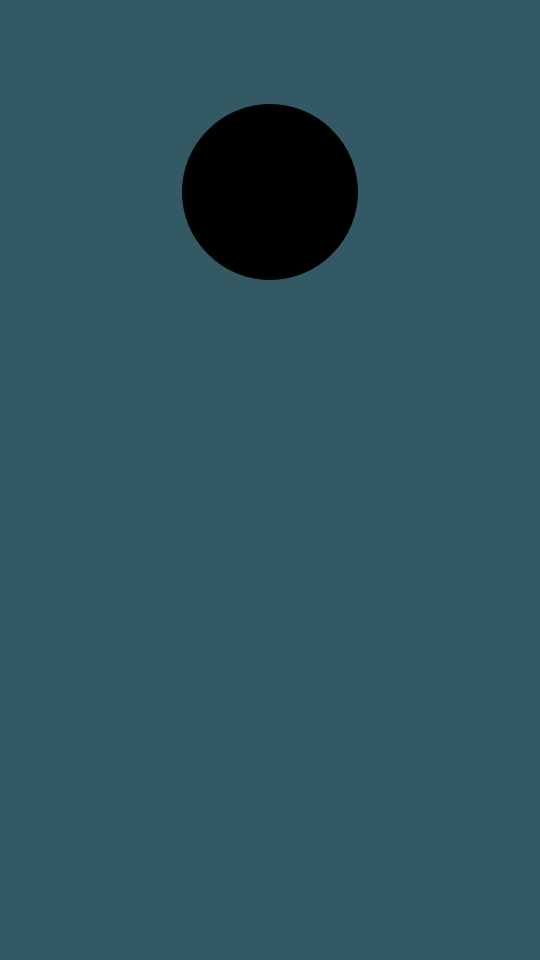
Frame 1 (no input)
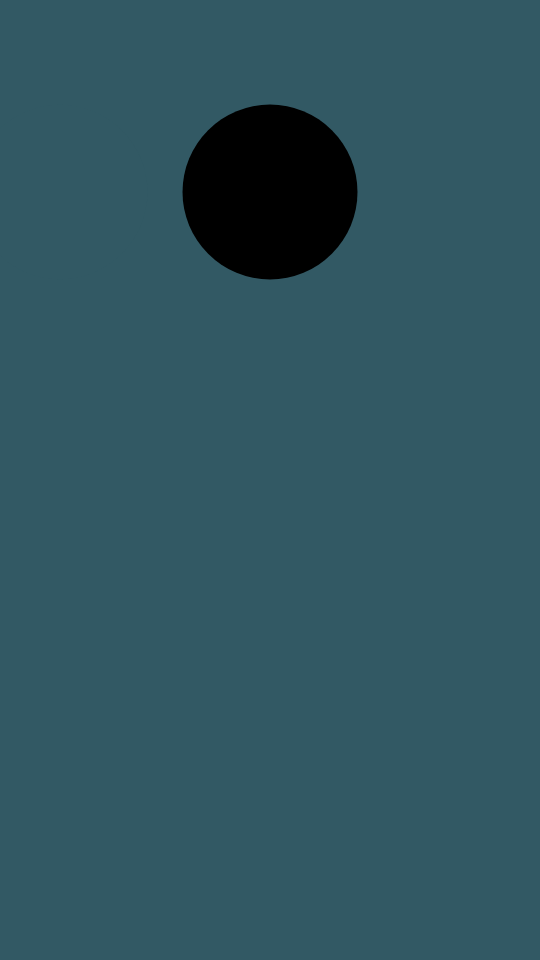
Frame 60 (no input)
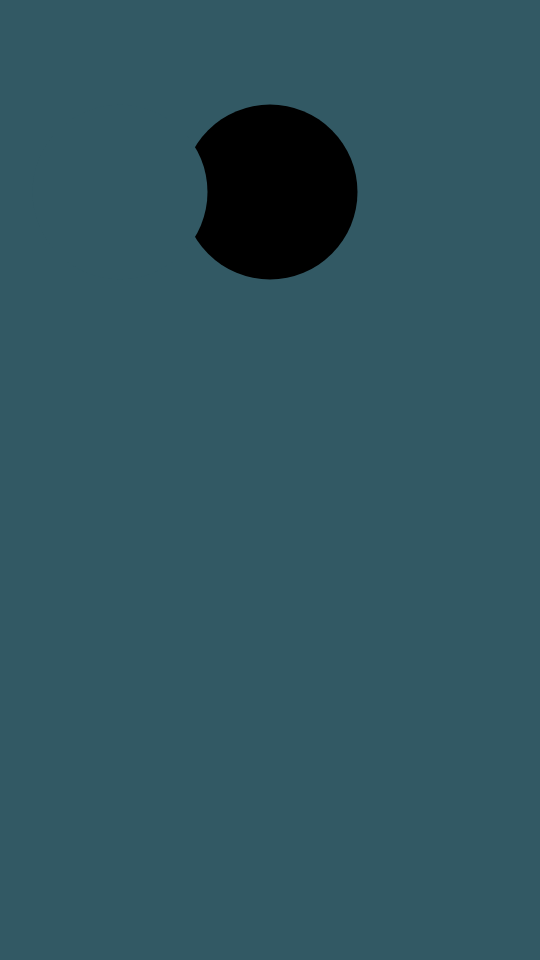
Frame 120 (the mouse pressed at the canvas centre since frame 60)

The p5.js sketch that drew these frames (run headless with seeded random() and noise() and a simulated clock; from frame 60 on, the mouse is pressed at the canvas centre):

// p5.js sketch
// ── sketch.js
let bug; 

function setup() {
  createCanvas(540, 960);

  moon = new Phase();
}

function draw() {
  background(50, 89, 100);

  fill(0);
circle(width/2, height/5, 175);

  moon.move();
  moon.display();
}


class Phase {
  constructor() {
    this.x = (0);
    this.y = height/5;
    this.diameter = 175;
    this.speed = 1;
    this.color = (50, 89, 100);
  }

  move() {
 this.x = this.x +this.speed;
 if(this.x > height){
  this.x = 0;
   
 }
  }

  display() {
    noStroke();
    fill(50, 89, 100);
    ellipse(this.x, this.y, this.diameter, this.diameter);
  }
}
